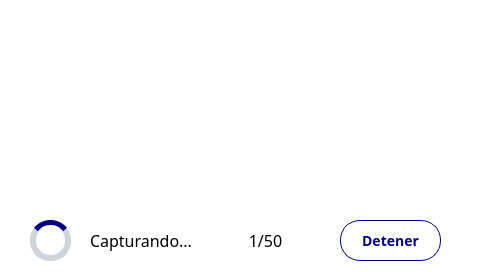
<?xml version="1.0" encoding="UTF-8"?>
<ui version="4.0">
 <class>Form</class>
 <widget class="QWidget" name="Form">
  <property name="geometry">
   <rect>
    <x>0</x>
    <y>0</y>
    <width>480</width>
    <height>272</height>
   </rect>
  </property>
  <property name="windowTitle">
   <string>Form</string>
  </property>
  <property name="styleSheet">
   <string notr="true">QLabel {
	font-family: Poppins;
	font-size: 16px;
}

QWidget {
	background-color: white;
}

QPushButton {
	border: 1px solid #00007f;
	background-color: white;
	color: #00007f;
	font-size: 14px;
	font-family: Poppins;
	font-weight: 500;
}

</string>
  </property>
  <widget class="QWidget" name="captureWidget" native="true">
   <property name="geometry">
    <rect>
     <x>0</x>
     <y>210</y>
     <width>481</width>
     <height>62</height>
    </rect>
   </property>
   <property name="styleSheet">
    <string notr="true">background-color: white;</string>
   </property>
   <widget class="QPushButton" name="stopBtn">
    <property name="geometry">
     <rect>
      <x>340</x>
      <y>10</y>
      <width>101</width>
      <height>41</height>
     </rect>
    </property>
    <property name="styleSheet">
     <string notr="true">border-radius: 20px;</string>
    </property>
    <property name="text">
     <string>Detener</string>
    </property>
   </widget>
   <widget class="QLabel" name="label">
    <property name="geometry">
     <rect>
      <x>90</x>
      <y>10</y>
      <width>111</width>
      <height>41</height>
     </rect>
    </property>
    <property name="text">
     <string>Capturando...</string>
    </property>
   </widget>
   <widget class="QLabel" name="countLbl">
    <property name="geometry">
     <rect>
      <x>210</x>
      <y>10</y>
      <width>111</width>
      <height>41</height>
     </rect>
    </property>
    <property name="text">
     <string>1/50</string>
    </property>
    <property name="alignment">
     <set>Qt::AlignCenter</set>
    </property>
   </widget>
   <widget class="QLabel" name="IconInfo">
    <property name="geometry">
     <rect>
      <x>30</x>
      <y>10</y>
      <width>41</width>
      <height>41</height>
     </rect>
    </property>
    <property name="styleSheet">
     <string notr="true">border: 6px solid #ced4da;
border-radius:  20px;
border-top: 5px solid #00007f;</string>
    </property>
    <property name="text">
     <string/>
    </property>
   </widget>
  </widget>
 </widget>
 <resources/>
 <connections/>
</ui>
